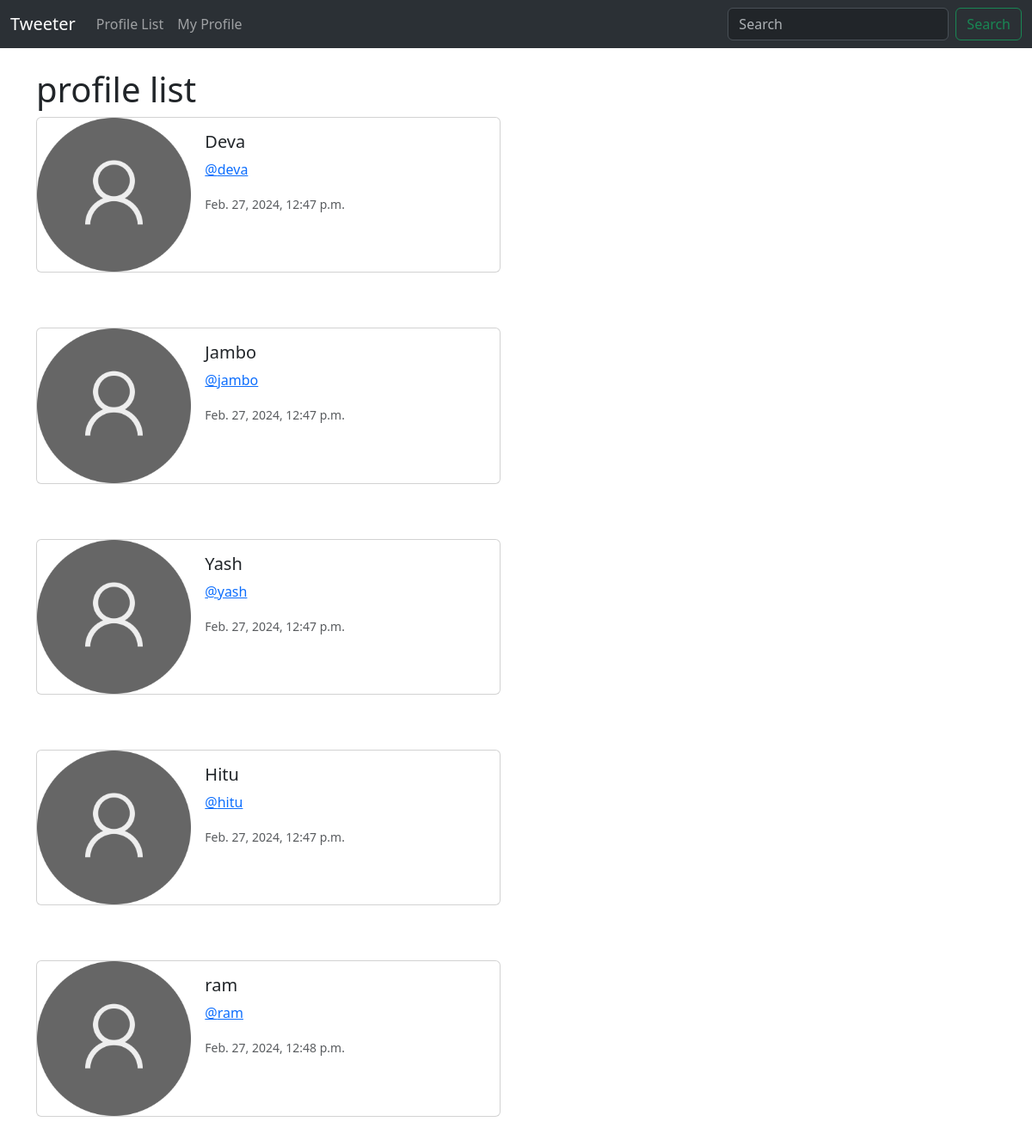
The app's page /profile-list/ (signed in), older data.
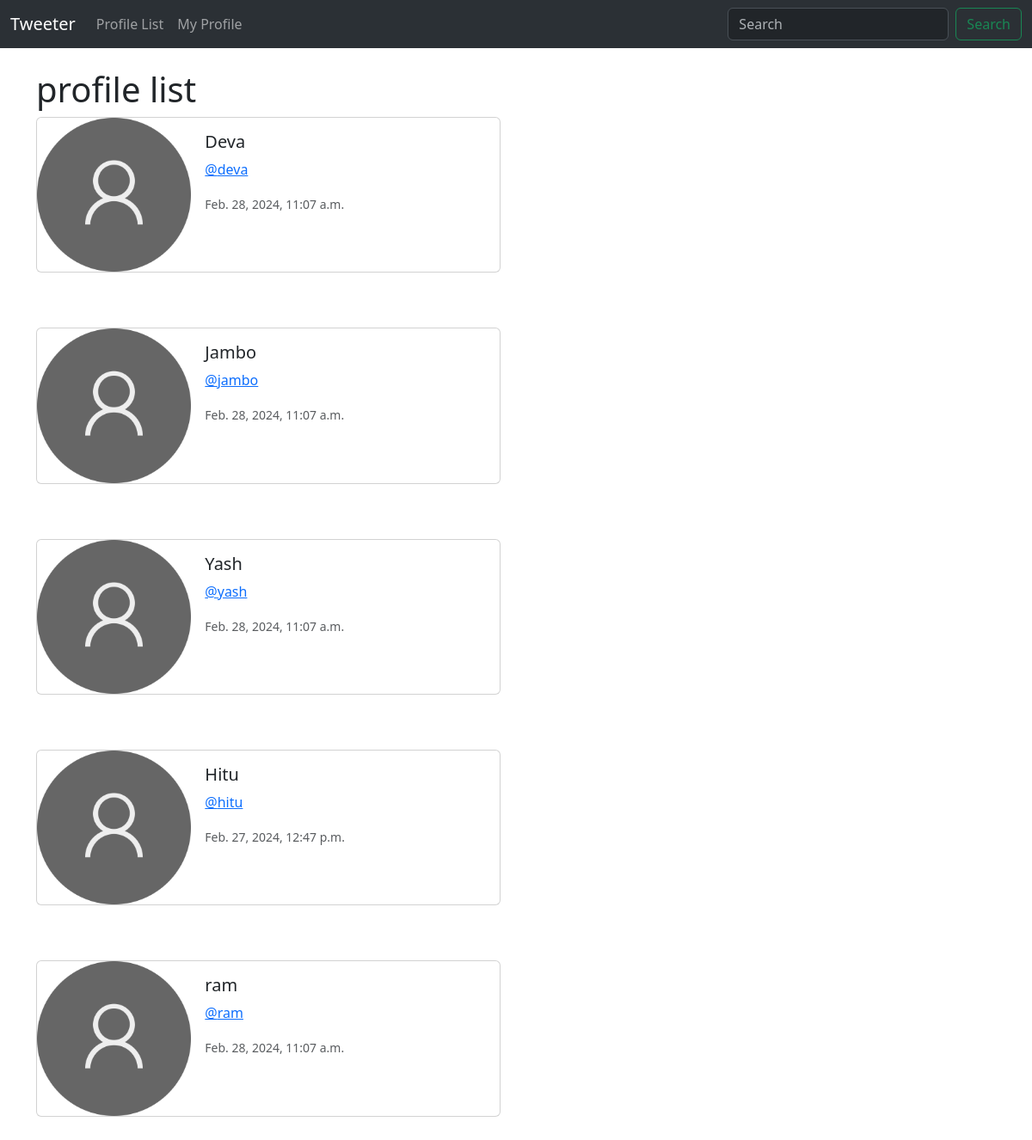
The same page, newer data.
### musker/models.py (models this page shows, shortened)
class Profile(models.Model):
    user = models.OneToOneField(User,on_delete=models.CASCADE)
    follows = models.ManyToManyField("self",related_name="followed_by",symmetrical=False,blank=True)
    date_modified = models.DateTimeField(User, auto_now=True, auto_now_add=False)

### musker/views.py (the view)
# urls.py: path('profile-list/',views.profile_list,name='profile_list'),
def profile_list(request):
    if request.user.is_authenticated:
        profiles = Profile.objects.exclude(user=request.user)
        return render(request, 'profile_list.html',{"profiles":profiles})
    else:
        messages.error(request,("Error: You need to login first"))
        return redirect('home')

### templates/profile_list.html (shortened to what this page needs)
{% extends 'base.html' %}
{% load static %}
{% block container %}
<h1>profile list</h1>
{% if profiles %}
    {% for i  in profiles %}
    <div class="card mb-3" style="max-width: 540px;">
        <div class="row g-0">
          <div class="col-md-4">
            <img src="{% static 'images/user_img.png' %}" class="img-fluid rounded-start" alt="...">
          </div>
          <div class="col-md-8">
            <div class="card-body">
              <h5 class="card-title">{{i.user.username}}</h5>
              <p><a href="{% url 'profile' i.user.id%}">@{{i.user.username | lower}}</a> </p>
              <p class="card-text"><small class="text-body-secondary">{{i.date_modified}}</small></p>
            </div>
          </div>
        </div>
      </div>
    <br> <br>
    {% endfor %}
{% endif %}
{% endblock container %}

### templates/base.html (shortened to what this page needs)
<!doctype html>
<html lang="en">
  <head>
    <link href="https://cdn.jsdelivr.net/npm/bootstrap@5.3.3/dist/css/bootstrap.min.css" rel="stylesheet">
  </head>
  <body>
    {% include "navbar.html" %}
    <div class="container">
      <br/>
        {% block container %}
        {% endblock container %}
    </div>
  </body>
</html>

### templates/navbar.html (shortened to what this page needs)
<nav class="navbar navbar-expand-lg bg-body-tertiary" data-bs-theme="dark">
    <div class="container-fluid">
      <a class="navbar-brand" href="{% url 'home' %}">Tweeter</a>
      <div class="collapse navbar-collapse" id="navbarSupportedContent">
        <ul class="navbar-nav me-auto mb-2 mb-lg-0">
          <li class="nav-item">
            <a class="nav-link" href="{% url 'profile_list' %}">Profile List</a>
          </li>
          {% if request.user.is_authenticated %}
          <li class="nav-item">
            <a class="nav-link" href="{% url 'profile' request.user.id %}">My Profile</a>
          </li>
          {% endif %}
        </ul>
        <form class="d-flex" role="search">
          <input class="form-control me-2" type="search" placeholder="Search" aria-label="Search">
          <button class="btn btn-outline-success" type="submit">Search</button>
        </form>
      </div>
    </div>
  </nav>

Row changes from the older to the newer data that the page shows:
changed Profile "Deva": date_modified "Feb. 27, 2024, 12:47 p.m." → "Feb. 28, 2024, 11:07 a.m."
changed Profile "Jambo": date_modified "Feb. 27, 2024, 12:47 p.m." → "Feb. 28, 2024, 11:07 a.m."
changed Profile "Yash": date_modified "Feb. 27, 2024, 12:47 p.m." → "Feb. 28, 2024, 11:07 a.m."
changed Profile "ram": date_modified "Feb. 27, 2024, 12:48 p.m." → "Feb. 28, 2024, 11:07 a.m."
